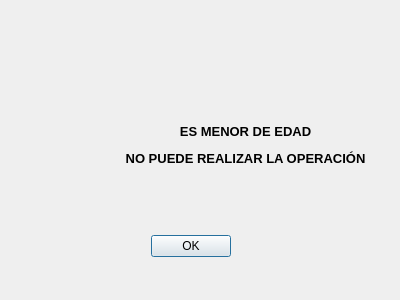
<?xml version="1.0" encoding="UTF-8"?>
<ui version="4.0">
 <class>Dialog</class>
 <widget class="QDialog" name="Dialog">
  <property name="geometry">
   <rect>
    <x>0</x>
    <y>0</y>
    <width>400</width>
    <height>300</height>
   </rect>
  </property>
  <property name="windowTitle">
   <string>Aviso Menor de Edad</string>
  </property>
  <widget class="QDialogButtonBox" name="buttonBox">
   <property name="geometry">
    <rect>
     <x>-110</x>
     <y>230</y>
     <width>341</width>
     <height>32</height>
    </rect>
   </property>
   <property name="orientation">
    <enum>Qt::Horizontal</enum>
   </property>
   <property name="standardButtons">
    <set>QDialogButtonBox::Ok</set>
   </property>
  </widget>
  <widget class="QLabel" name="labelImagen">
   <property name="geometry">
    <rect>
     <x>40</x>
     <y>100</y>
     <width>81</width>
     <height>71</height>
    </rect>
   </property>
   <property name="text">
    <string/>
   </property>
   <property name="pixmap">
    <pixmap>warning.png</pixmap>
   </property>
   <property name="scaledContents">
    <bool>true</bool>
   </property>
  </widget>
  <widget class="QLabel" name="labelAviso">
   <property name="geometry">
    <rect>
     <x>120</x>
     <y>110</y>
     <width>251</width>
     <height>71</height>
    </rect>
   </property>
   <property name="text">
    <string>&lt;html&gt;&lt;head/&gt;&lt;body&gt;&lt;p align=&quot;center&quot;&gt;&lt;span style=&quot; font-size:10pt; font-weight:600;&quot;&gt;ES MENOR DE EDAD&lt;/span&gt;&lt;/p&gt;&lt;p align=&quot;center&quot;&gt;&lt;span style=&quot; font-size:10pt; font-weight:600;&quot;&gt;NO PUEDE REALIZAR LA OPERACIÓN&lt;/span&gt;&lt;/p&gt;&lt;/body&gt;&lt;/html&gt;</string>
   </property>
  </widget>
 </widget>
 <resources/>
 <connections>
  <connection>
   <sender>buttonBox</sender>
   <signal>accepted()</signal>
   <receiver>Dialog</receiver>
   <slot>accept()</slot>
   <hints>
    <hint type="sourcelabel">
     <x>248</x>
     <y>254</y>
    </hint>
    <hint type="destinationlabel">
     <x>157</x>
     <y>274</y>
    </hint>
   </hints>
  </connection>
  <connection>
   <sender>buttonBox</sender>
   <signal>rejected()</signal>
   <receiver>Dialog</receiver>
   <slot>reject()</slot>
   <hints>
    <hint type="sourcelabel">
     <x>316</x>
     <y>260</y>
    </hint>
    <hint type="destinationlabel">
     <x>286</x>
     <y>274</y>
    </hint>
   </hints>
  </connection>
 </connections>
</ui>
